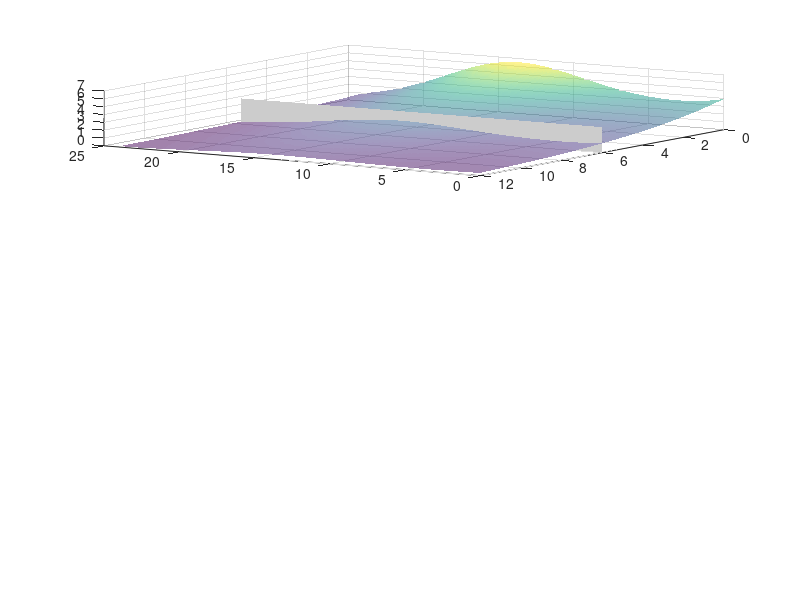

Write the MATLAB code that produced this figure. (Note: this script raises an error after producing the figure.)
function size_age_dist_plane

% Create figure illustrating the continuous-time, continuous-age approach
% to population modeling, and the idea of partial derivatives and
% characteristic lines

% Age and size vectors
Age = 0:0.1:12;
Time = 0:0.1:24;

% A toy population model that has some funky dynamics to give the surface a
% shape
N = nan(length(Age),length(Time));
N(:,1) = exp(-0.2*Age); % Initial age distribution
L1 = 0.02*(cos(Time/5)+1)+0.99; % Sinusoidal function (arbitrary)
L2 = 1; % growth factor, if desired
for t = 2:length(Time)
    N(:,t) = L1(t)*L2*N(:,t-1);
end

% Plotting
% Figure setup
figure(1)
clf
set(gcf,'unit','cent','position',[1,1,12,30])
% camera view angle
Az = -147; % Azimuth
El = 45; % Elevation

% Plot 1: plane at constant T
subplot(3,1,1)


%surf(fliplr(Time),Age,N,ones(size(N)),'facealpha',0.5)
surf(fliplr(Time),Age,N,'facealpha',0.5)
shading flat
hold on

% rotate 
view([Az,El])

% dN/dt (plane at constant A)
Vert = [0, 6, 0; 0, 6, 0.5*max(N(:)); max(Time), 6,0.5*max(N(:)); max(Time), 6, 0];
Fac = [1 2 3 4];
patch('Faces',Fac,'Vertices',Vert,'FaceColor',[0.8 0.8 0.8],'facealpha',1,'edgecolor','none')
plot3(fliplr(Time),ones(size(N,2))*6,N(Age==6,:),'k-')

% Set axis labels, etc
fig_cleanup(Age,Time)

% Plot 1: plane at constant A
subplot(3,1,2)

surf(fliplr(Time),Age,N,'facealpha',0.5)
shading flat
hold on
% rotate properly
view([Az,El])


% dN/dA (plane at constant T)
Vert = [5, 0, 0; 5, 0, max(N(:)); 5, max(Age),max(N(:)); 5, max(Age), 0];
Fac = [1 2 3 4];
patch('Faces',Fac,'Vertices',Vert,'FaceColor',[0.8 0.8 0.8],'facealpha',1,'edgecolor','none')
plot3(ones(size(N,1))*5,Age,N(:,Time==(max(Time)-5)),'k-')

% Set axis labels, etc
fig_cleanup(Age,Time)

% Plot 3: Characteristic lines
subplot(3,1,3)

%surf(fliplr(Time),Age,N,ones(size(N)),'facealpha',0.5)
surf(fliplr(Time),Age,N,'facealpha',0.5)
shading flat
hold on

% rotate properly
view([Az,El])

% Plot some characteristic lines (individual moving through age at a
% constant rate). This is more complicated than it looks because we are
% plotting time in reverse (so that the matrix looks right when plotted in
% 3D)
Is = [1, 5, 10];
for i = 1:length(Is)
    Index = find(Time==Is(i));
NN = N(:,Index:length(Age)+Index-1);
plot3(fliplr(Age)+(max(Time)-max(Age)-Is(i)),Age,diag(NN),'k-')
end

% Set axis labels, etc
fig_cleanup(Age,Time)

function fig_cleanup(Age,Time)
set(gca,'xtick',(0:6:24),'ytick',0:4:12,'ztick',0:2:10)
set(gca,'xticklabel',20:-5:0,'yticklabel',0:5:15,'zticklabel',1:4)
set(gca,'xlim',[-0.1,max(Time)],'ylim',[0,max(Age)])
zlabel('Age density n(a,t)')
xlabel('Time (t)')
ylabel('Age (a)')
cm = linspace(0.2,0.8,64);
colormap(repmat(cm(:),[1,3]))
